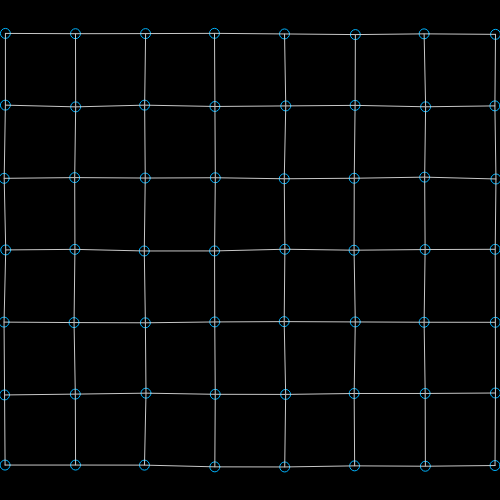
Frame 1 (no input)
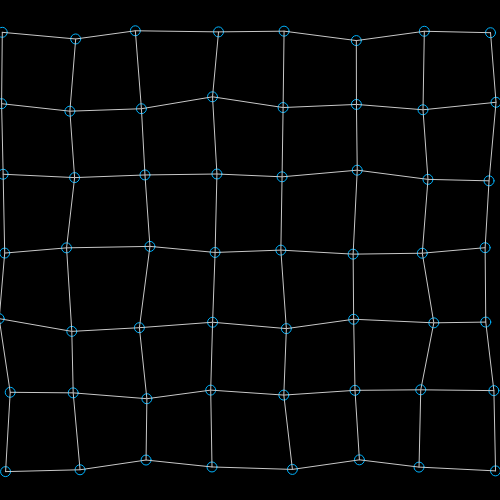
Frame 60 (no input)
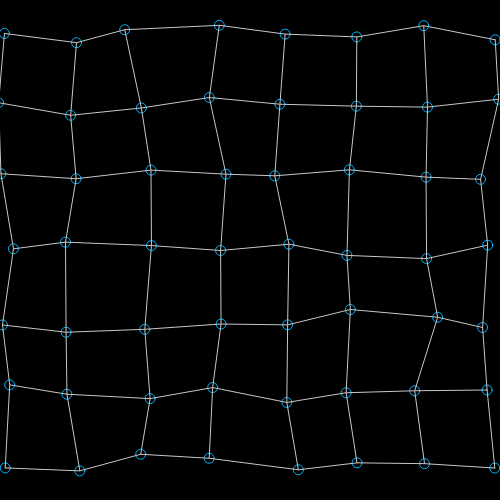
Frame 120 (the mouse pressed at the canvas centre since frame 60)

The p5.js sketch that drew these frames (run headless with seeded random() and noise() and a simulated clock; from frame 60 on, the mouse is pressed at the canvas centre):

// p5.js sketch
// ── sketch.js
var rows;
var cols;
var cell_w = 70;
var cell_h = 72;
var points = []

function setup() {
  createCanvas(500, 500);
  background(0);

  // set up grid
  cols = Math.floor(width / cell_w);
  rows = Math.floor(height / cell_h);
  
  // define margins
  offset_x = (width % cell_w) / 2;
  offset_y = (height % cell_h) / 2;

  // generate points in grid
  for (var i = 0; i <= rows; i++) {
    for (var j = 0; j <= cols; j++) {
      points.push(new Dot(j*cell_w + offset_x, i*cell_h + offset_y));
    }
  }
  
}

function draw() {
  background(0);
  noFill();
  stroke(200, 200, 200);

  // draw grid
  for (var i = 0; i < points.length; i++) {
    points[i].update();
    points[i].display();
  }

  // draw lines horizontally
  for (var i = 0; i <= rows ; i++) {
    beginShape();
    for (var j = 0; j <= cols; j++) {
      var currentIndex = j + i * (cols + 1);
      vertex(points[currentIndex].x, points[currentIndex].y);
    }
    endShape();
  }

  // draw lines horizontally
  for (var i = 0; i <= cols ; i++) {
    beginShape();
    for (var j = 0; j <= rows; j++) {
      var currentIndex = i + j * (cols + 1);
      vertex(points[currentIndex].x, points[currentIndex].y);
    }
    endShape();
  }

}

var Dot = function(x, y) {
  this.x = x;
  this.y = y;

  this.update = function() {
    this.x += random(-1, 1);
    this.y += random(-1, 1);
  }

  this.display = function() {
    push();
    stroke(0, 180, 255);
    var s = 10;
    ellipse(this.x, this.y, s, s);
    pop();
  }
}
